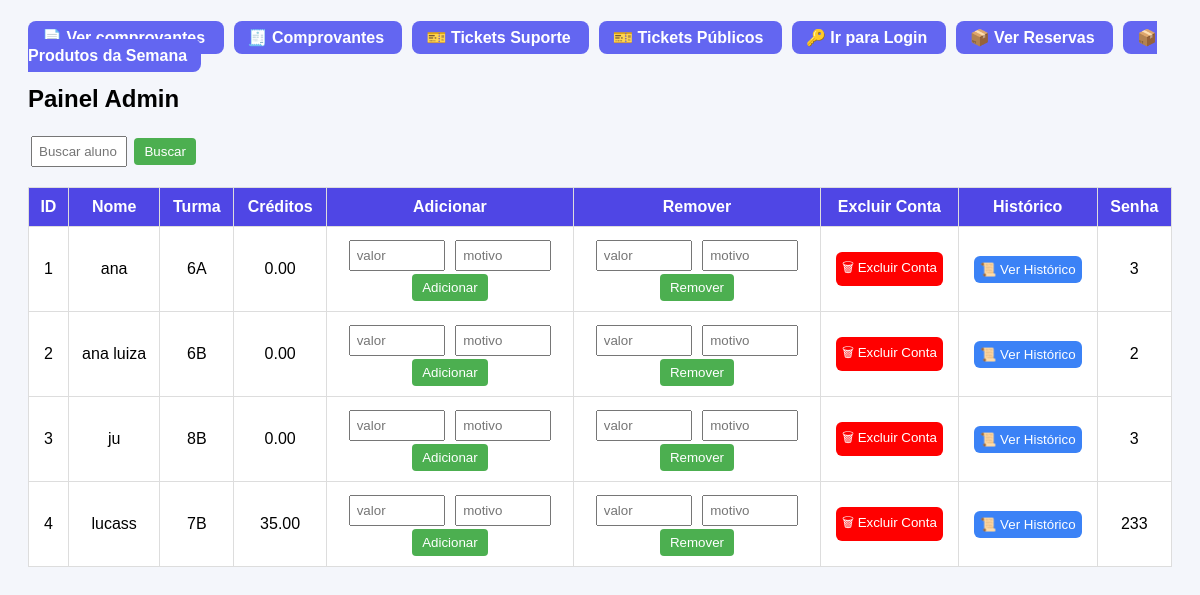
The page /admin on the database its author committed.
### tables this page shows
CREATE TABLE usuarios (
    id INTEGER PRIMARY KEY AUTOINCREMENT,
    nome TEXT UNIQUE,
    turma TEXT,
    senha TEXT,
    creditos INTEGER DEFAULT 0
);

### app.py (the view)
@app.route("/admin")
def admin():
    buscar = request.args.get("buscar")
    conn = sqlite3.connect("database.db")
    cursor = conn.cursor()
    if buscar:
        cursor.execute(
            "SELECT id, nome, turma, creditos, senha FROM usuarios WHERE nome LIKE ?",
            ("%" + buscar + "%",)
        )
    else:
        cursor.execute(
            """SELECT id, nome, turma, creditos, senha FROM usuarios""")
    usuarios = cursor.fetchall()
    conn.close()
    return render_template("admin.html", usuarios=usuarios)

### templates/admin.html (shortened to what this page needs)
<!DOCTYPE html>
<html>
<head>
</head>
<body>
<div class="menu-admin">
<a href="/admin_comprovantes" class="botao">
📄 Ver comprovantes
</a>
<a href="/comprovantes" class="botao">
🧾 Comprovantes
</a>
<a href="/admin_tickets" class="botao">
🎫 Tickets Suporte
</a>
<a href="/admin_suporte_publico" class="botao">
🎫 Tickets Públicos
</a>
<a href="/login" class="botao">
🔑 Ir para Login
</a>
<a href="/admin_reservas" class="botao">
📦 Ver Reservas
</a>
<a href="/admin_produtos" class="botao">
📦 Produtos da Semana
</a>
</div>
<h2>Painel Admin</h2>
<form method="GET">
<input type="text" name="buscar" placeholder="Buscar aluno">
<button type="submit">Buscar</button>
</form>
<br>
<table>
<tr>
<tr>
<th>ID</th>
<th>Nome</th>
<th>Turma</th>
<th>Créditos</th>
<th>Adicionar</th>
<th>Remover</th>
<th>Excluir Conta</th>
<th>Histórico</th>
<th>Senha</th>
</tr>
</tr>
{% for usuario in usuarios %}
<tr>
<td>{{usuario[0]}}</td>
<td>{{usuario[1]}}</td>
<td>{{usuario[2]}}</td>
<td>{{ '%.2f' % (usuario[3]|float) }}</td>
<td>
<form action="/adicionar_credito" method="POST">
<input type="number" name="valor" placeholder="valor" required>
<input type="text" name="motivo" placeholder="motivo">
<br>
<button type="submit">Adicionar</button>
</form>
</td>
<td>
<form action="/remover_credito" method="POST">
<input type="number" name="valor" placeholder="valor" required>
<input type="text" name="motivo" placeholder="motivo">
<br>
<button type="submit">Remover</button>
</form>
</td>
<td>
<form action="/excluir_usuario" method="post">
<button style="background:red;color:white;border:none;padding:6px;border-radius:6px"
onclick="return confirm('Tem certeza que deseja excluir esta conta?')">
🗑 Excluir Conta
</button>
</form>
</td>
<td>
<a href="/historico/{{usuario[0]}}">
<button style="background:#3b82f6;color:white;border:none;padding:6px;border-radius:6px">
📜 Ver Histórico
</button>
</a>
</td>
<td>{{usuario[4]}}</td>
</tr>
{% endfor %}
</table>
</body>
</html>

### templates/admin.html (style rules this page uses)
body { font-family: Arial; background:#f4f6fb; padding:20px; }
table { width:100%; border-collapse: collapse; background:white; }
th, td { border:1px solid #ddd; padding:10px; text-align:center; }
th { background:#4f46e5; color:white; }
input { padding:6px; margin:3px; width:80px; }
button { background:#4CAF50; color:white; border:none; padding:6px 10px; border-radius:4px; cursor:pointer; }
.menu-admin { margin-bottom:20px; }
.botao { background:#6366f1; color:white; padding:8px 14px; border-radius:8px; text-decoration:none; margin-right:10px; font-weight:bold; }

### rows shown on the page
usuarios: id "1", nome "ana", turma "6A", creditos "0.00", senha "3"
usuarios: id "2", nome "ana luiza", turma "6B", creditos "0.00", senha "2"
usuarios: id "3", nome "ju", turma "8B", creditos "0.00", senha "3"
usuarios: id "4", nome "lucass", turma "7B", creditos "35.00", senha "233"
